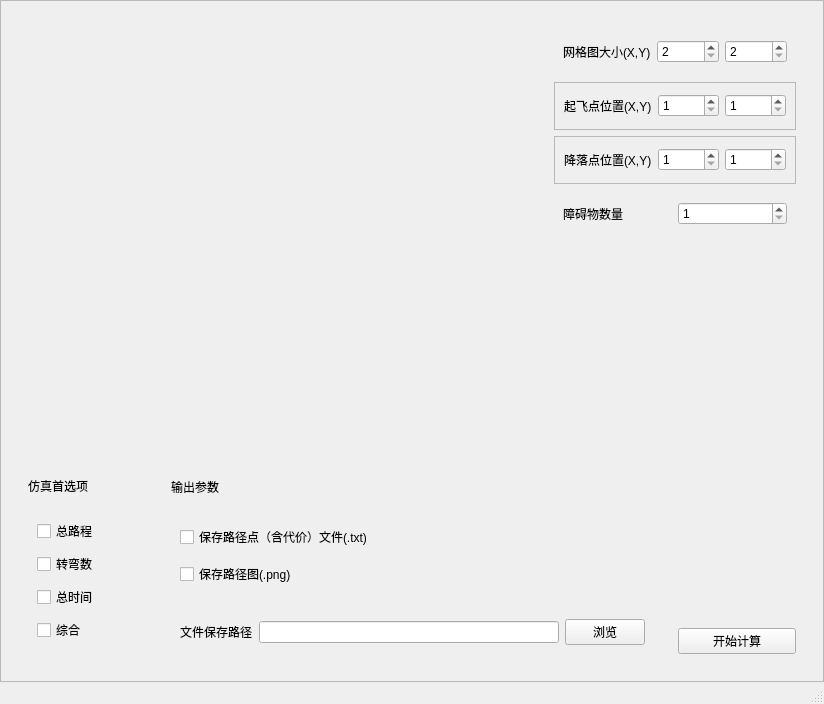
<?xml version="1.0" encoding="UTF-8"?>
<ui version="4.0">
 <class>MainWindow</class>
 <widget class="QMainWindow" name="MainWindow">
  <property name="geometry">
   <rect>
    <x>0</x>
    <y>0</y>
    <width>824</width>
    <height>704</height>
   </rect>
  </property>
  <property name="windowTitle">
   <string>MainWindow</string>
  </property>
  <widget class="QWidget" name="centralwidget">
   <layout class="QVBoxLayout" name="verticalLayout">
    <property name="spacing">
     <number>0</number>
    </property>
    <property name="leftMargin">
     <number>0</number>
    </property>
    <property name="topMargin">
     <number>0</number>
    </property>
    <property name="rightMargin">
     <number>0</number>
    </property>
    <property name="bottomMargin">
     <number>0</number>
    </property>
    <item>
     <widget class="QFrame" name="main_area">
      <property name="frameShape">
       <enum>QFrame::StyledPanel</enum>
      </property>
      <property name="frameShadow">
       <enum>QFrame::Raised</enum>
      </property>
      <layout class="QVBoxLayout" name="verticalLayout_2" stretch="2,1">
       <item>
        <widget class="QWidget" name="upper_area" native="true">
         <layout class="QHBoxLayout" name="horizontalLayout" stretch="2,1">
          <item>
           <widget class="QWidget" name="grid_diagram_area" native="true">
            <layout class="QVBoxLayout" name="verticalLayout_11">
             <item>
              <widget class="QFrame" name="frame_2">
               <property name="maximumSize">
                <size>
                 <width>0</width>
                 <height>0</height>
                </size>
               </property>
               <property name="frameShape">
                <enum>QFrame::StyledPanel</enum>
               </property>
               <property name="frameShadow">
                <enum>QFrame::Raised</enum>
               </property>
              </widget>
             </item>
            </layout>
           </widget>
          </item>
          <item>
           <widget class="QWidget" name="parameter_area" native="true">
            <layout class="QVBoxLayout" name="verticalLayout_3" stretch="1,1,1,5">
             <item>
              <widget class="QWidget" name="grid_diagram_data_area" native="true">
               <layout class="QHBoxLayout" name="horizontalLayout_3">
                <item>
                 <widget class="QLabel" name="label_gridSize">
                  <property name="text">
                   <string>网格图大小(X,Y)</string>
                  </property>
                 </widget>
                </item>
                <item>
                 <widget class="QSpinBox" name="spin_size_x">
                  <property name="minimum">
                   <number>2</number>
                  </property>
                  <property name="maximum">
                   <number>500</number>
                  </property>
                 </widget>
                </item>
                <item>
                 <widget class="QSpinBox" name="spin_size_y">
                  <property name="minimum">
                   <number>2</number>
                  </property>
                  <property name="maximum">
                   <number>500</number>
                  </property>
                 </widget>
                </item>
               </layout>
              </widget>
             </item>
             <item>
              <widget class="QFrame" name="startpoint_area">
               <property name="frameShape">
                <enum>QFrame::StyledPanel</enum>
               </property>
               <property name="frameShadow">
                <enum>QFrame::Raised</enum>
               </property>
               <layout class="QHBoxLayout" name="horizontalLayout_4">
                <item>
                 <widget class="QLabel" name="label_2">
                  <property name="text">
                   <string>起飞点位置(X,Y)</string>
                  </property>
                 </widget>
                </item>
                <item>
                 <widget class="QSpinBox" name="spin_start_x">
                  <property name="minimum">
                   <number>1</number>
                  </property>
                  <property name="maximum">
                   <number>500</number>
                  </property>
                 </widget>
                </item>
                <item>
                 <widget class="QSpinBox" name="spin_start_y">
                  <property name="minimum">
                   <number>1</number>
                  </property>
                  <property name="maximum">
                   <number>500</number>
                  </property>
                 </widget>
                </item>
               </layout>
              </widget>
             </item>
             <item>
              <widget class="QFrame" name="endpoint_area">
               <property name="frameShape">
                <enum>QFrame::StyledPanel</enum>
               </property>
               <property name="frameShadow">
                <enum>QFrame::Raised</enum>
               </property>
               <layout class="QHBoxLayout" name="horizontalLayout_5">
                <item>
                 <widget class="QLabel" name="label_endPoint">
                  <property name="text">
                   <string>降落点位置(X,Y)</string>
                  </property>
                 </widget>
                </item>
                <item>
                 <widget class="QSpinBox" name="spin_end_x">
                  <property name="minimum">
                   <number>1</number>
                  </property>
                  <property name="maximum">
                   <number>500</number>
                  </property>
                 </widget>
                </item>
                <item>
                 <widget class="QSpinBox" name="spin_end_y">
                  <property name="minimum">
                   <number>1</number>
                  </property>
                  <property name="maximum">
                   <number>500</number>
                  </property>
                 </widget>
                </item>
               </layout>
              </widget>
             </item>
             <item>
              <widget class="QWidget" name="obstacle_data_area" native="true">
               <layout class="QVBoxLayout" name="verticalLayout_4" stretch="1,4">
                <property name="leftMargin">
                 <number>0</number>
                </property>
                <property name="topMargin">
                 <number>0</number>
                </property>
                <property name="rightMargin">
                 <number>0</number>
                </property>
                <property name="bottomMargin">
                 <number>0</number>
                </property>
                <item>
                 <widget class="QWidget" name="obstacle_num_area" native="true">
                  <layout class="QHBoxLayout" name="horizontalLayout_6">
                   <item>
                    <widget class="QLabel" name="label_obstacleNum">
                     <property name="text">
                      <string>障碍物数量</string>
                     </property>
                    </widget>
                   </item>
                   <item>
                    <widget class="QSpinBox" name="spin_obstacle_num">
                     <property name="minimum">
                      <number>1</number>
                     </property>
                     <property name="maximum">
                      <number>10</number>
                     </property>
                    </widget>
                   </item>
                  </layout>
                 </widget>
                </item>
                <item>
                 <widget class="QWidget" name="obstacle_pos_area" native="true">
                  <layout class="QVBoxLayout" name="verticalLayout_10">
                   <property name="leftMargin">
                    <number>0</number>
                   </property>
                   <property name="topMargin">
                    <number>0</number>
                   </property>
                   <property name="rightMargin">
                    <number>0</number>
                   </property>
                   <property name="bottomMargin">
                    <number>0</number>
                   </property>
                   <item>
                    <widget class="QFrame" name="frame">
                     <property name="maximumSize">
                      <size>
                       <width>16777215</width>
                       <height>0</height>
                      </size>
                     </property>
                     <property name="frameShape">
                      <enum>QFrame::StyledPanel</enum>
                     </property>
                     <property name="frameShadow">
                      <enum>QFrame::Raised</enum>
                     </property>
                    </widget>
                   </item>
                  </layout>
                 </widget>
                </item>
               </layout>
              </widget>
             </item>
            </layout>
           </widget>
          </item>
         </layout>
        </widget>
       </item>
       <item>
        <widget class="QWidget" name="lower_area" native="true">
         <layout class="QHBoxLayout" name="horizontalLayout_2" stretch="1,2,1">
          <item>
           <widget class="QWidget" name="priorities_area" native="true">
            <layout class="QVBoxLayout" name="verticalLayout_5" stretch="1,5">
             <item>
              <widget class="QLabel" name="label_priority">
               <property name="text">
                <string>仿真首选项</string>
               </property>
              </widget>
             </item>
             <item>
              <widget class="QWidget" name="priority_area" native="true">
               <layout class="QVBoxLayout" name="verticalLayout_6">
                <item>
                 <widget class="QCheckBox" name="check_priority_1">
                  <property name="text">
                   <string>总路程</string>
                  </property>
                 </widget>
                </item>
                <item>
                 <widget class="QCheckBox" name="check_priority_2">
                  <property name="text">
                   <string>转弯数</string>
                  </property>
                 </widget>
                </item>
                <item>
                 <widget class="QCheckBox" name="check_priority_3">
                  <property name="text">
                   <string>总时间</string>
                  </property>
                 </widget>
                </item>
                <item>
                 <widget class="QCheckBox" name="check_priority_4">
                  <property name="text">
                   <string>综合</string>
                  </property>
                 </widget>
                </item>
               </layout>
              </widget>
             </item>
            </layout>
           </widget>
          </item>
          <item>
           <widget class="QWidget" name="export_area" native="true">
            <layout class="QVBoxLayout" name="verticalLayout_7" stretch="1,3,1">
             <item>
              <widget class="QLabel" name="label_export">
               <property name="text">
                <string>输出参数</string>
               </property>
              </widget>
             </item>
             <item>
              <widget class="QWidget" name="export_priorities_area" native="true">
               <layout class="QVBoxLayout" name="verticalLayout_8">
                <item>
                 <widget class="QCheckBox" name="check_export_1">
                  <property name="text">
                   <string>保存路径点（含代价）文件(.txt)</string>
                  </property>
                 </widget>
                </item>
                <item>
                 <widget class="QCheckBox" name="check_export_2">
                  <property name="text">
                   <string>保存路径图(.png)</string>
                  </property>
                 </widget>
                </item>
               </layout>
              </widget>
             </item>
             <item>
              <widget class="QWidget" name="export_path_area" native="true">
               <layout class="QHBoxLayout" name="horizontalLayout_7">
                <item>
                 <widget class="QLabel" name="label_exportPath">
                  <property name="text">
                   <string>文件保存路径</string>
                  </property>
                 </widget>
                </item>
                <item>
                 <widget class="QLineEdit" name="lineedit_export_path">
                  <property name="minimumSize">
                   <size>
                    <width>300</width>
                    <height>0</height>
                   </size>
                  </property>
                 </widget>
                </item>
                <item>
                 <widget class="QPushButton" name="search_button">
                  <property name="text">
                   <string>浏览</string>
                  </property>
                 </widget>
                </item>
               </layout>
              </widget>
             </item>
            </layout>
           </widget>
          </item>
          <item>
           <widget class="QWidget" name="start_area" native="true">
            <layout class="QVBoxLayout" name="verticalLayout_9">
             <property name="topMargin">
              <number>11</number>
             </property>
             <item>
              <widget class="QLabel" name="label_warnmsg">
               <property name="text">
                <string/>
               </property>
              </widget>
             </item>
             <item>
              <widget class="QPushButton" name="start_button">
               <property name="text">
                <string>开始计算</string>
               </property>
              </widget>
             </item>
            </layout>
           </widget>
          </item>
         </layout>
        </widget>
       </item>
      </layout>
     </widget>
    </item>
   </layout>
  </widget>
  <widget class="QMenuBar" name="menubar">
   <property name="geometry">
    <rect>
     <x>0</x>
     <y>0</y>
     <width>824</width>
     <height>26</height>
    </rect>
   </property>
  </widget>
  <widget class="QStatusBar" name="statusbar"/>
 </widget>
 <resources/>
 <connections/>
</ui>
